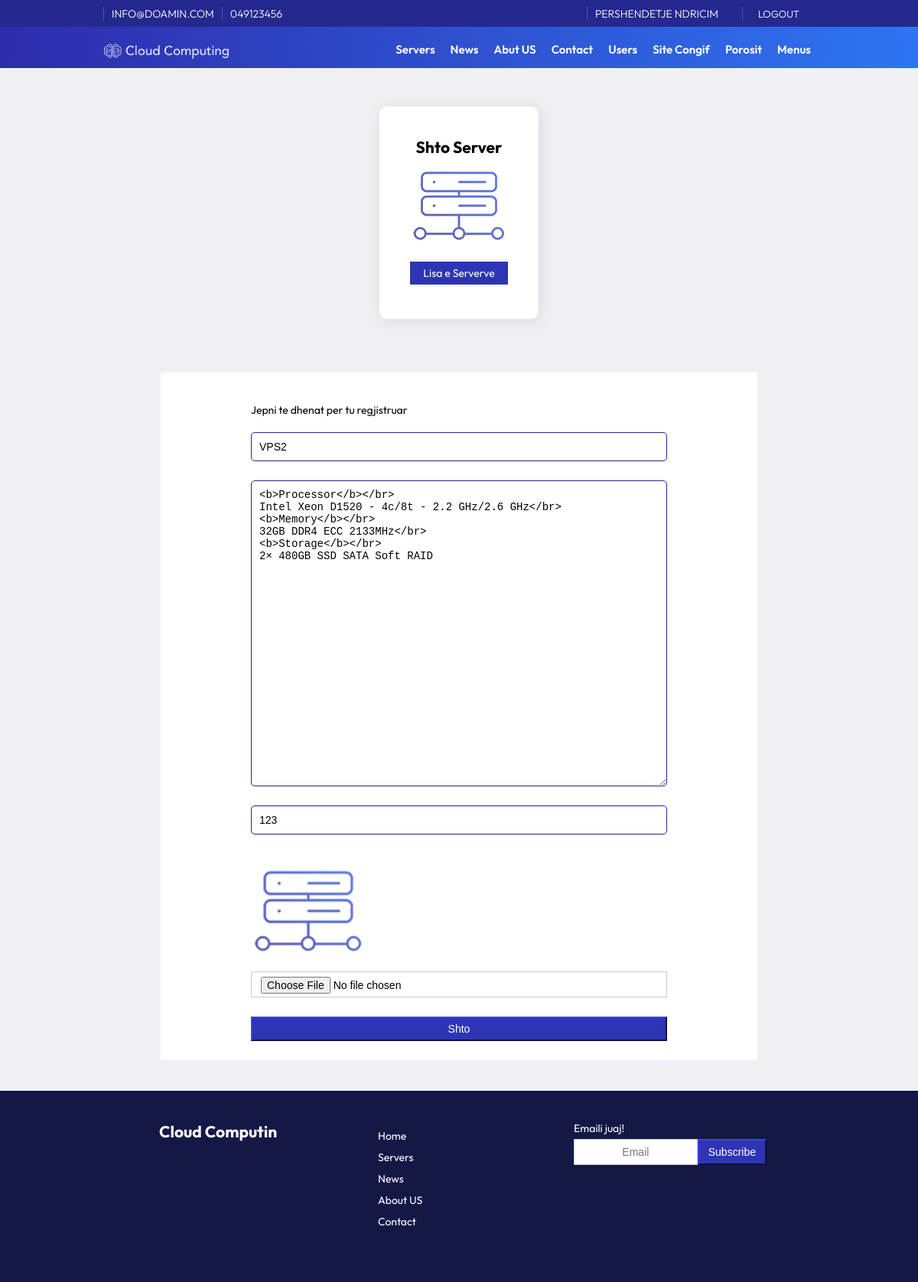
The page /admin/server_update.php?id=1 (signed in) on the database its author committed.
### tables this page shows
CREATE TABLE `configs` (
  `id` int(11) NOT NULL,
  `emri` varchar(255) NOT NULL,
  `vlera` text NOT NULL
);

CREATE TABLE `users` (
  `id` int(11) NOT NULL,
  `emri` varchar(255) NOT NULL,
  `mbiemri` varchar(255) NOT NULL,
  `username` varchar(255) NOT NULL,
  `password` varchar(255) NOT NULL,
  `email` varchar(255) NOT NULL,
  `role` varchar(50) NOT NULL,
  `kycja` text NOT NULL
);

CREATE TABLE `servers` (
  `id` int(11) NOT NULL,
  `Titulli` varchar(255) NOT NULL,
  `Pershkrimi` text DEFAULT NULL,
  `Data` date NOT NULL,
  `Cmimi` varchar(255) DEFAULT NULL,
  `foto` varchar(255) NOT NULL,
  `autori` varchar(255) NOT NULL
);

CREATE TABLE `menu` (
  `id` int(11) NOT NULL,
  `Emri` varchar(255) NOT NULL,
  `vlera` varchar(255) NOT NULL,
  `renditja` int(11) NOT NULL,
  `autori` varchar(255) NOT NULL,
  `Data` datetime NOT NULL DEFAULT current_timestamp() ON UPDATE current_timestamp()
);

### assets/config/config.php (called while the page is built, shortened)
<?php
class Database {
    private $host = "localhost";
    private $username = "root";
    private $password = "";
    private $database = "CloudComputing";
    public function __construct() {
        $this->conn = new mysqli($this->host, $this->username, $this->password, $this->database);
    }
}
?>

### assets/config/functions.php (called while the page is built, shortened)
<?php
include_once 'config.php';
$db = new Database();
class SiteConfigs {
    private $db;
    public function __construct($db) {
        $this->db = $db;
    }
    public function readConfig($emri) {
        $defaultValue = 'Not Available';
        $query = "SELECT vlera FROM configs WHERE emri = '$emri' LIMIT 1";
        $result = $this->db->conn->query($query);
        if ($result->num_rows > 0) {
            $configs = $result->fetch_assoc();
            return $configs['vlera'];
        }
        return $defaultValue;
    }
}
$configs = new SiteConfigs($db);
?>

### assets/config/user.php (called while the page is built, shortened)
<?php
class User {
    private $db;
    public function __construct($db) {
        $this->db = $db;
    }
    public function checkUserRole($id) {
        $query = "SELECT role FROM users WHERE id = $id";
        $result = $this->db->conn->query($query);
        if ($result->num_rows > 0) {
            $user = $result->fetch_assoc();
            return $user['role'];
        }
        return false;
    }
        public function readEmri($emri, $id) {
            $query = "SELECT $emri FROM users WHERE id = $id";
            $result = $this->db->conn->query($query);
            if ($result->num_rows > 0) {
                $user = $result->fetch_assoc();
                return $user[$emri];
            }
            return false;
        }
}
?>

### assets/config/servers.php (called while the page is built, shortened)
<?php
class Servers {
    private $db;
    public function __construct($db) {
        $this->db = $db;
    }
    public function readServer($id) {
        $query = "SELECT * FROM servers WHERE id = $id";
        $result = $this->db->conn->query($query);
        return $result->fetch_assoc();
    }
}
?>

### assets/config/menu.php (called while the page is built, shortened)
<?php
class Menu {
    private $db;
    public function __construct($db) {
        $this->db = $db;
    }
    public function readAllMenu() {
        $query = "SELECT * FROM menu ORDER BY renditja ASC";
        $result = $this->db->conn->query($query);
        return $result->fetch_all(MYSQLI_ASSOC);
    }
}
?>

### admin/server_update.php (the view, shortened to what this page needs)
<?php
include_once '../assets/config/config.php';
include_once '../assets/config/functions.php';
include_once '../assets/config/servers.php';
include_once '../assets/config/menu.php';
include_once '../assets/config/user.php';
$db = new Database();
$servers = new Servers($db);
if (isset($_GET['id'])) {
    $id = $_GET['id'];
    $existingServers = $servers->readServer($id);
} else {
    header('Location: servers.php');
    exit();
}
?>
<!DOCTYPE html>
<html lang="en">
<head>
    <link rel="stylesheet" href="../assets/css/style.css">
    <link rel="stylesheet" href="https://cdnjs.cloudflare.com/ajax/libs/font-awesome/4.7.0/css/font-awesome.min.css">
</head>
<body>
    <div class="container front-page">
        <?php include "header.php" ?>
        <div class="feature">
            <div class="featurediv width65">
                <div class="featureitem">
                <h2>Shto Server</h2>
                    <img src="../assets/imgs/icon1.png" alt="">
                    <a class="btn btn-block btn-mir" href="servers.php">Lisa e Serverve</a>
                </div>
            </div>
        </div>
        <div class="articels width65">
            <div class="width80">
                <form method="post" name="ndryshoserver" class="kotaktforma" enctype="multipart/form-data">
                    <p style="margin:20px 0 20px 0">Jepni te dhenat per tu regjistruar</p>
                    <div class="form-group">
                        <input class="form-control" type="text" placeholder="Titulli" name="titulli" id="titulli"  value="<?php echo $existingServers['Titulli']; ?>" >
                        <p class="fomrerror" id="titulligabim"></p>
                    </div>
                    <div class="form-group">
                        <textarea style="height:400px;" class="form-control" name="pershkrimi" id="pershkrimi"><?php echo $existingServers['Pershkrimi']; ?></textarea>
                        <p class="fomrerror" id="pershkrimigabim"></p>
                    </div>
                    <div class="form-group">
                        <input class="form-control"  type="text" name="cmimi" id="cmimi" value="<?php echo $existingServers['Cmimi']; ?>" >
                        <p class="fomrerror" id="cmimigabim"></p>
                    </div>
                    <div class="form-group">
                        <img class="fotoneforma" src="<?php echo $configs->readConfig('imgurl'); echo $existingServers['foto']; ?>" alt="">
                        <input class="form-control" type="file" id="foto" name="foto">
                        <p class="fomrerror" id="fotogabim"></p>
                    </div>
                    <button class="btn btn-mir btn-block" onclick="return shtoservervu()" type="submit" name="submit" >Shto</button>
                </form>
            </div>
        </div>
        <?php include "../footer.php" ?>
    </div>
</body>
</html>

### admin/header.php (shortened to what this page needs)
<?php
$db = new Database();
$menu = new Menu($db);
$allMenu = $menu->readAllMenu();
if (isset($_SESSION['user_id'])) {
$user = new User($db);
} else {
};
?>
   <header>
            <div class="topnav">
                <div class="container width80">
                    <div class="topnavl">
                        <div class="topbarw">
                            <p><?php echo $configs->readConfig('email');?></p><p><?php echo $configs->readConfig('telefoni');?></p>
                        </div>
                    </div>
                    <div class="topnavr">
                        <div class="topbarw">
                                <?php
                                    if (isset($_SESSION['user_id'])) {
                                        $user_id = $_SESSION['user_id'];
                                        $user_role = $user->checkUserRole($user_id);
                                        $emri = '<p>Pershendetje ' .$user->readEmri('emri',$user_id) .'<p>';
                                        $logout = '<p><a href="' . $configs->readConfig('url') . '/logout.php">Logout</a></p>';
                                        if ($user_role === 'admin') {
                                            echo $emri ;
                                            echo $logout;
                                        } elseif ($user_role === 'user') {
                                            echo $emri ;
                                            echo $logout;
                                        } else {
                                            echo '<p><a href="' . $configs->readConfig('url') . '/login.php">Login</a></p>';
                                            echo '<p><a href="' . $configs->readConfig('url') . '/login.php">Register</a></p>';
                                        }
                                    }else {
                                        echo '<p><a href="' . $configs->readConfig('url') . '/login.php">Login</a></p>';
                                        echo '<p><a href="' . $configs->readConfig('url') . '/login.php">Register</a></p>';
                                    }
                                ?>
                        </div>
                    </div>
                </div>
            </div>
            <div class="width80">
                <div class="logo"><a href="<?php echo $configs->readConfig('url'); ?>"><img src="<?php echo $configs->readConfig('imgurl');?>/logow.png" /></a></div>
                <div class="nav" id="navid">
                    <ul>
                        <?php
                            if (isset($_SESSION['user_id'])) {
                                $user_id = $_SESSION['user_id'];
                                $user_role = $user->checkUserRole($user_id);
                                if ($user_role === 'admin') {
                                echo '<li><a href="'. $configs->readConfig('url').'admin/servers.php">Servers</a></li>
                                <li><a href="'. $configs->readConfig('url').'admin/news.php">News</a></li>
                                <li><a href="'. $configs->readConfig('url').'admin/faqet.php">Abut US</a></li>
                                <li><a href="'. $configs->readConfig('url').'admin/contacts.php">Contact</a></li>
                                <li><a href="'. $configs->readConfig('url').'admin/users.php">Users</a></li>
                                <li><a href="'. $configs->readConfig('url').'admin/siteconfig.php">Site Congif</a></li>
                                <li><a href="'. $configs->readConfig('url').'admin/porosit.php">Porosit</a></li>
                                <li><a href="'. $configs->readConfig('url').'/admin/menu.php">Menus</a></li>
                                <a href="javascript:void(0);" class="icon" onclick="navrespons()">
                                <i class="fa fa-bars"></i>
                            </a>';
                                } else {
                                }
                            }
                        ?>
                    </ul>
                </div>
            </div>
        </header>

### footer.php (shortened to what this page needs)
<footer>
    <div class="footeri width80">
        <div class="footerleft">
            <h2><a href="<?php echo $configs->readConfig('url'); ?>">Cloud Computin</a></h2>
        </div>
        <div class="footercenter">
            <ul>
                <?php foreach ($allMenu as $menu): ?>
                    <li><a href="<?php echo $configs->readConfig('url'); echo $menu['vlera']; ?>"><?php echo $menu['Emri']; ?></a></li>
                <?php endforeach; ?>
            </ul>
        </div>
        <div class="footerright">
            <p>Emaili juaj!</p>
            <div class="subs">
                <input class="form-control btn flex" type="email" placeholder="Email">
                <button class="btn btn-mir flex1">Subscribe</button>
            </div>
        </div>
    </div>
</footer>

### assets/css/style.css (style rules this page uses)
*, *:before, *:after { margin: 0; padding: 0; box-sizing: border-box; --title-font: "Outfit", Helvetica, Arial, sans-serif; --body-font: "Outfit", Helvetica, Arial, sans-serif; }
body, html { font-size: 14px; width: 100%; height: 100%; background: #F0F0F4; }
ul li a, a, body, span, text { font-family: "Outfit", Helvetica, Arial, sans-serif; }
header ul > li { list-style: none; float: left; margin: 10px 10px auto; }
.container { margin: auto; width: 100%; }
.width80 { width: 80%; margin: auto; }
.width65 { width: 65%; margin: auto; }
header { background-image: linear-gradient(to right, #2E2CAC, #2E74F2); color: #fff; }
.topnav { margin: auto; height:35px; background-color: #25288e; padding: 5px 0 5px 0; }
.topnavl { float:left; }
.topnavr { float: right; }
.topbarw { font-size: 13px; display: flex; padding: 4px 15px; font-weight: 300; }
.topnav p { text-transform: uppercase; font-size: 14px; margin: auto; border-left: solid 1px rgba(255, 255, 255, .2); padding: 0 10px 0 10px; }
.topnavr a { text-decoration: none; color: #fff; font-size: 14px; padding: 0 10px 0 10px; }
.topnav span, .topnav a { text-transform: uppercase; font-size: 13px; margin: 5px auto; }
.logo { margin: 10px 0 0 0; }
.logo img { width: 200px; float: left; }
.nav { float: right; margin: 0 10px ; }
.nav li a { text-decoration: none; color: #fff; font-size:15px; font-weight: 600; }
.feature { margin: 50px 0 50px 0; width: 100%; }
.featurediv { display: flex; flex-wrap: nowrap; justify-content: center; }
.featureitem { margin: 0 20px 20px 20px; padding: 40px; background: #ffffff; background-size: auto; overflow: hidden; position: relative; border-radius: 10px; -webkit-border-radius: 10px; -moz-border-radius: 10px; -webkit-box-shadow: 2px 2px 20px 0px rgba(0, 0, 0, 0.1); -moz-box-shadow: 2px 2px 20px 0px rgba(0, 0, 0, 0.1); box-shadow: 2px 2px 20px 0px rgba(0, 0, 0, 0.1); text-align: center; }
.featureitem img { max-width: 128px; max-height: 128px; }
.front-page { width: 100%; }
.articels { display: flex; flex-wrap: wrap; align-content: space-between; margin:auto; padding: 20px 50px 20px 50px; background-color: white; }
.fomrerror { padding:5px; color:red; font-size:10px; }
.form-group { margin-bottom: 15px; }
.form-control { display: block; width: 100%; height: 34px; padding: 6px 12px; font-size: 14px; border: 1px solid #ccc; }
.btn { font-size: 14px; font-weight: 400; text-align: center; border: 1px solid #000 transparent; padding: 6px 12px; margin: 5px auto 5px auto; box-shadow: none !important; display: block; }
.btn-block { display: block; width: 100%; }
.btn-mir { color: #fff; text-decoration:none; background-color: #2e35b5; border-color: #25298f; }
.kotaktforma input[type="text"], .kotaktforma textarea, .kotaktforma input[type="email"], .kotaktforma select { padding: 10px; border-color: #25298f; border-radius: 5px; height: auto; box-shadow: none; -moz-box-shadow: none; -webkit-box-shadow: none; font-weight: 400; font-size: 14px; }
footer { height: auto; padding: 20px; background: #141846; margin: 40px 0 0 0; }
footer ul > li, footer a { list-style: none; margin: 10px 10px auto; text-decoration: none; color: #FFF; }
.footeri { display: flex; flex-wrap: wrap; justify-content: space-between; margin:auto; padding: 20px 50px 20px 50px; color: #fff; }
.footerleft, .footercenter, .footerright { width: 33%; flex-grow: 1; padding: 0 12px 0 12px; margin-bottom:30px; }
.subs { display: flex; flex-wrap: wrap; }
.flex { flex: 1; float: left; }
.flex1 { flex: 0; float: left; }
.fotoneforma { width: 150px; }

### rows shown on the page
configs: vlera "INFO@DOAMIN.COM"
configs: vlera "049123456"
users: emri "NDRICIM"
configs: vlera (picture), vlera.foto (picture)
servers: titulli "VPS2", pershkrimi "<b>Processor</b></br> Intel Xeon D1520 - 4c/8t - 2.2 GHz/2.6 GHz</br> <b>Memory</b></br> 32GB DDR4 ECC 2133MHz</br> <b>Storage</b></br> 2× 480GB SSD SATA Soft RAID", cmimi "123"
menu: Emri "Home"
menu: Emri "Servers"
menu: Emri "News"
menu: Emri "About US"
menu: Emri "Contact"
